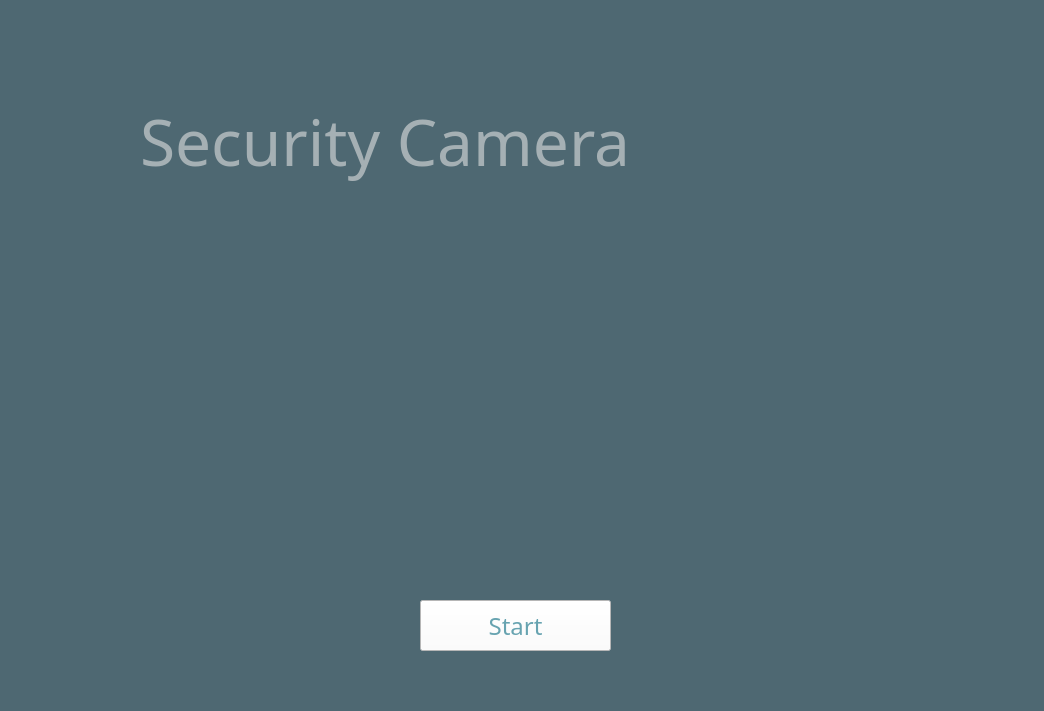
<?xml version="1.0" encoding="UTF-8"?>
<ui version="4.0">
 <class>SecurityCameraStart</class>
 <widget class="QWidget" name="SecurityCameraStart">
  <property name="geometry">
   <rect>
    <x>0</x>
    <y>0</y>
    <width>1044</width>
    <height>711</height>
   </rect>
  </property>
  <property name="palette">
   <palette>
    <active>
     <colorrole role="WindowText">
      <brush brushstyle="SolidPattern">
       <color alpha="255">
        <red>0</red>
        <green>0</green>
        <blue>0</blue>
       </color>
      </brush>
     </colorrole>
     <colorrole role="Button">
      <brush brushstyle="SolidPattern">
       <color alpha="255">
        <red>78</red>
        <green>104</green>
        <blue>114</blue>
       </color>
      </brush>
     </colorrole>
     <colorrole role="Light">
      <brush brushstyle="SolidPattern">
       <color alpha="255">
        <red>187</red>
        <green>241</green>
        <blue>255</blue>
       </color>
      </brush>
     </colorrole>
     <colorrole role="Midlight">
      <brush brushstyle="SolidPattern">
       <color alpha="255">
        <red>155</red>
        <green>201</green>
        <blue>213</blue>
       </color>
      </brush>
     </colorrole>
     <colorrole role="Dark">
      <brush brushstyle="SolidPattern">
       <color alpha="255">
        <red>62</red>
        <green>81</green>
        <blue>86</blue>
       </color>
      </brush>
     </colorrole>
     <colorrole role="Mid">
      <brush brushstyle="SolidPattern">
       <color alpha="255">
        <red>82</red>
        <green>108</green>
        <blue>115</blue>
       </color>
      </brush>
     </colorrole>
     <colorrole role="Text">
      <brush brushstyle="SolidPattern">
       <color alpha="255">
        <red>0</red>
        <green>0</green>
        <blue>0</blue>
       </color>
      </brush>
     </colorrole>
     <colorrole role="BrightText">
      <brush brushstyle="SolidPattern">
       <color alpha="255">
        <red>255</red>
        <green>255</green>
        <blue>255</blue>
       </color>
      </brush>
     </colorrole>
     <colorrole role="ButtonText">
      <brush brushstyle="SolidPattern">
       <color alpha="255">
        <red>0</red>
        <green>0</green>
        <blue>0</blue>
       </color>
      </brush>
     </colorrole>
     <colorrole role="Base">
      <brush brushstyle="SolidPattern">
       <color alpha="255">
        <red>78</red>
        <green>104</green>
        <blue>114</blue>
       </color>
      </brush>
     </colorrole>
     <colorrole role="Window">
      <brush brushstyle="SolidPattern">
       <color alpha="255">
        <red>78</red>
        <green>104</green>
        <blue>114</blue>
       </color>
      </brush>
     </colorrole>
     <colorrole role="Shadow">
      <brush brushstyle="SolidPattern">
       <color alpha="255">
        <red>0</red>
        <green>0</green>
        <blue>0</blue>
       </color>
      </brush>
     </colorrole>
     <colorrole role="AlternateBase">
      <brush brushstyle="SolidPattern">
       <color alpha="255">
        <red>189</red>
        <green>208</green>
        <blue>213</blue>
       </color>
      </brush>
     </colorrole>
     <colorrole role="ToolTipBase">
      <brush brushstyle="SolidPattern">
       <color alpha="255">
        <red>255</red>
        <green>255</green>
        <blue>220</blue>
       </color>
      </brush>
     </colorrole>
     <colorrole role="ToolTipText">
      <brush brushstyle="SolidPattern">
       <color alpha="255">
        <red>0</red>
        <green>0</green>
        <blue>0</blue>
       </color>
      </brush>
     </colorrole>
    </active>
    <inactive>
     <colorrole role="WindowText">
      <brush brushstyle="SolidPattern">
       <color alpha="255">
        <red>0</red>
        <green>0</green>
        <blue>0</blue>
       </color>
      </brush>
     </colorrole>
     <colorrole role="Button">
      <brush brushstyle="SolidPattern">
       <color alpha="255">
        <red>78</red>
        <green>104</green>
        <blue>114</blue>
       </color>
      </brush>
     </colorrole>
     <colorrole role="Light">
      <brush brushstyle="SolidPattern">
       <color alpha="255">
        <red>187</red>
        <green>241</green>
        <blue>255</blue>
       </color>
      </brush>
     </colorrole>
     <colorrole role="Midlight">
      <brush brushstyle="SolidPattern">
       <color alpha="255">
        <red>155</red>
        <green>201</green>
        <blue>213</blue>
       </color>
      </brush>
     </colorrole>
     <colorrole role="Dark">
      <brush brushstyle="SolidPattern">
       <color alpha="255">
        <red>62</red>
        <green>81</green>
        <blue>86</blue>
       </color>
      </brush>
     </colorrole>
     <colorrole role="Mid">
      <brush brushstyle="SolidPattern">
       <color alpha="255">
        <red>82</red>
        <green>108</green>
        <blue>115</blue>
       </color>
      </brush>
     </colorrole>
     <colorrole role="Text">
      <brush brushstyle="SolidPattern">
       <color alpha="255">
        <red>0</red>
        <green>0</green>
        <blue>0</blue>
       </color>
      </brush>
     </colorrole>
     <colorrole role="BrightText">
      <brush brushstyle="SolidPattern">
       <color alpha="255">
        <red>255</red>
        <green>255</green>
        <blue>255</blue>
       </color>
      </brush>
     </colorrole>
     <colorrole role="ButtonText">
      <brush brushstyle="SolidPattern">
       <color alpha="255">
        <red>0</red>
        <green>0</green>
        <blue>0</blue>
       </color>
      </brush>
     </colorrole>
     <colorrole role="Base">
      <brush brushstyle="SolidPattern">
       <color alpha="255">
        <red>78</red>
        <green>104</green>
        <blue>114</blue>
       </color>
      </brush>
     </colorrole>
     <colorrole role="Window">
      <brush brushstyle="SolidPattern">
       <color alpha="255">
        <red>78</red>
        <green>104</green>
        <blue>114</blue>
       </color>
      </brush>
     </colorrole>
     <colorrole role="Shadow">
      <brush brushstyle="SolidPattern">
       <color alpha="255">
        <red>0</red>
        <green>0</green>
        <blue>0</blue>
       </color>
      </brush>
     </colorrole>
     <colorrole role="AlternateBase">
      <brush brushstyle="SolidPattern">
       <color alpha="255">
        <red>189</red>
        <green>208</green>
        <blue>213</blue>
       </color>
      </brush>
     </colorrole>
     <colorrole role="ToolTipBase">
      <brush brushstyle="SolidPattern">
       <color alpha="255">
        <red>255</red>
        <green>255</green>
        <blue>220</blue>
       </color>
      </brush>
     </colorrole>
     <colorrole role="ToolTipText">
      <brush brushstyle="SolidPattern">
       <color alpha="255">
        <red>0</red>
        <green>0</green>
        <blue>0</blue>
       </color>
      </brush>
     </colorrole>
    </inactive>
    <disabled>
     <colorrole role="WindowText">
      <brush brushstyle="SolidPattern">
       <color alpha="255">
        <red>62</red>
        <green>81</green>
        <blue>86</blue>
       </color>
      </brush>
     </colorrole>
     <colorrole role="Button">
      <brush brushstyle="SolidPattern">
       <color alpha="255">
        <red>78</red>
        <green>104</green>
        <blue>114</blue>
       </color>
      </brush>
     </colorrole>
     <colorrole role="Light">
      <brush brushstyle="SolidPattern">
       <color alpha="255">
        <red>187</red>
        <green>241</green>
        <blue>255</blue>
       </color>
      </brush>
     </colorrole>
     <colorrole role="Midlight">
      <brush brushstyle="SolidPattern">
       <color alpha="255">
        <red>155</red>
        <green>201</green>
        <blue>213</blue>
       </color>
      </brush>
     </colorrole>
     <colorrole role="Dark">
      <brush brushstyle="SolidPattern">
       <color alpha="255">
        <red>62</red>
        <green>81</green>
        <blue>86</blue>
       </color>
      </brush>
     </colorrole>
     <colorrole role="Mid">
      <brush brushstyle="SolidPattern">
       <color alpha="255">
        <red>82</red>
        <green>108</green>
        <blue>115</blue>
       </color>
      </brush>
     </colorrole>
     <colorrole role="Text">
      <brush brushstyle="SolidPattern">
       <color alpha="255">
        <red>62</red>
        <green>81</green>
        <blue>86</blue>
       </color>
      </brush>
     </colorrole>
     <colorrole role="BrightText">
      <brush brushstyle="SolidPattern">
       <color alpha="255">
        <red>255</red>
        <green>255</green>
        <blue>255</blue>
       </color>
      </brush>
     </colorrole>
     <colorrole role="ButtonText">
      <brush brushstyle="SolidPattern">
       <color alpha="255">
        <red>62</red>
        <green>81</green>
        <blue>86</blue>
       </color>
      </brush>
     </colorrole>
     <colorrole role="Base">
      <brush brushstyle="SolidPattern">
       <color alpha="255">
        <red>78</red>
        <green>104</green>
        <blue>114</blue>
       </color>
      </brush>
     </colorrole>
     <colorrole role="Window">
      <brush brushstyle="SolidPattern">
       <color alpha="255">
        <red>78</red>
        <green>104</green>
        <blue>114</blue>
       </color>
      </brush>
     </colorrole>
     <colorrole role="Shadow">
      <brush brushstyle="SolidPattern">
       <color alpha="255">
        <red>0</red>
        <green>0</green>
        <blue>0</blue>
       </color>
      </brush>
     </colorrole>
     <colorrole role="AlternateBase">
      <brush brushstyle="SolidPattern">
       <color alpha="255">
        <red>124</red>
        <green>162</green>
        <blue>172</blue>
       </color>
      </brush>
     </colorrole>
     <colorrole role="ToolTipBase">
      <brush brushstyle="SolidPattern">
       <color alpha="255">
        <red>255</red>
        <green>255</green>
        <blue>220</blue>
       </color>
      </brush>
     </colorrole>
     <colorrole role="ToolTipText">
      <brush brushstyle="SolidPattern">
       <color alpha="255">
        <red>0</red>
        <green>0</green>
        <blue>0</blue>
       </color>
      </brush>
     </colorrole>
    </disabled>
   </palette>
  </property>
  <property name="windowTitle">
   <string>Security Camera</string>
  </property>
  <property name="windowIcon">
   <iconset>
    <normaloff>../../.designer/backup/eye.png</normaloff>../../.designer/backup/eye.png</iconset>
  </property>
  <property name="styleSheet">
   <string notr="true">background-color:rgb(78,104,114)</string>
  </property>
  <widget class="QLabel" name="SecurityCameraLabelHome">
   <property name="geometry">
    <rect>
     <x>140</x>
     <y>20</y>
     <width>791</width>
     <height>241</height>
    </rect>
   </property>
   <property name="palette">
    <palette>
     <active>
      <colorrole role="WindowText">
       <brush brushstyle="SolidPattern">
        <color alpha="255">
         <red>165</red>
         <green>176</green>
         <blue>180</blue>
        </color>
       </brush>
      </colorrole>
      <colorrole role="Button">
       <brush brushstyle="SolidPattern">
        <color alpha="255">
         <red>78</red>
         <green>104</green>
         <blue>114</blue>
        </color>
       </brush>
      </colorrole>
      <colorrole role="Base">
       <brush brushstyle="SolidPattern">
        <color alpha="255">
         <red>78</red>
         <green>104</green>
         <blue>114</blue>
        </color>
       </brush>
      </colorrole>
      <colorrole role="Window">
       <brush brushstyle="SolidPattern">
        <color alpha="255">
         <red>78</red>
         <green>104</green>
         <blue>114</blue>
        </color>
       </brush>
      </colorrole>
     </active>
     <inactive>
      <colorrole role="WindowText">
       <brush brushstyle="SolidPattern">
        <color alpha="255">
         <red>165</red>
         <green>176</green>
         <blue>180</blue>
        </color>
       </brush>
      </colorrole>
      <colorrole role="Button">
       <brush brushstyle="SolidPattern">
        <color alpha="255">
         <red>78</red>
         <green>104</green>
         <blue>114</blue>
        </color>
       </brush>
      </colorrole>
      <colorrole role="Base">
       <brush brushstyle="SolidPattern">
        <color alpha="255">
         <red>78</red>
         <green>104</green>
         <blue>114</blue>
        </color>
       </brush>
      </colorrole>
      <colorrole role="Window">
       <brush brushstyle="SolidPattern">
        <color alpha="255">
         <red>78</red>
         <green>104</green>
         <blue>114</blue>
        </color>
       </brush>
      </colorrole>
     </inactive>
     <disabled>
      <colorrole role="WindowText">
       <brush brushstyle="SolidPattern">
        <color alpha="255">
         <red>62</red>
         <green>81</green>
         <blue>86</blue>
        </color>
       </brush>
      </colorrole>
      <colorrole role="Button">
       <brush brushstyle="SolidPattern">
        <color alpha="255">
         <red>78</red>
         <green>104</green>
         <blue>114</blue>
        </color>
       </brush>
      </colorrole>
      <colorrole role="Base">
       <brush brushstyle="SolidPattern">
        <color alpha="255">
         <red>78</red>
         <green>104</green>
         <blue>114</blue>
        </color>
       </brush>
      </colorrole>
      <colorrole role="Window">
       <brush brushstyle="SolidPattern">
        <color alpha="255">
         <red>78</red>
         <green>104</green>
         <blue>114</blue>
        </color>
       </brush>
      </colorrole>
     </disabled>
    </palette>
   </property>
   <property name="font">
    <font>
     <family>Century Gothic</family>
     <pointsize>48</pointsize>
     <weight>50</weight>
     <bold>false</bold>
    </font>
   </property>
   <property name="text">
    <string>Security Camera</string>
   </property>
  </widget>
  <widget class="QPushButton" name="Submit_button_Home">
   <property name="geometry">
    <rect>
     <x>420</x>
     <y>600</y>
     <width>191</width>
     <height>51</height>
    </rect>
   </property>
   <property name="palette">
    <palette>
     <active>
      <colorrole role="Button">
       <brush brushstyle="SolidPattern">
        <color alpha="255">
         <red>255</red>
         <green>255</green>
         <blue>255</blue>
        </color>
       </brush>
      </colorrole>
      <colorrole role="ButtonText">
       <brush brushstyle="SolidPattern">
        <color alpha="255">
         <red>103</red>
         <green>163</green>
         <blue>176</blue>
        </color>
       </brush>
      </colorrole>
      <colorrole role="Base">
       <brush brushstyle="SolidPattern">
        <color alpha="255">
         <red>255</red>
         <green>255</green>
         <blue>255</blue>
        </color>
       </brush>
      </colorrole>
      <colorrole role="Window">
       <brush brushstyle="SolidPattern">
        <color alpha="255">
         <red>255</red>
         <green>255</green>
         <blue>255</blue>
        </color>
       </brush>
      </colorrole>
     </active>
     <inactive>
      <colorrole role="Button">
       <brush brushstyle="SolidPattern">
        <color alpha="255">
         <red>255</red>
         <green>255</green>
         <blue>255</blue>
        </color>
       </brush>
      </colorrole>
      <colorrole role="ButtonText">
       <brush brushstyle="SolidPattern">
        <color alpha="255">
         <red>103</red>
         <green>163</green>
         <blue>176</blue>
        </color>
       </brush>
      </colorrole>
      <colorrole role="Base">
       <brush brushstyle="SolidPattern">
        <color alpha="255">
         <red>255</red>
         <green>255</green>
         <blue>255</blue>
        </color>
       </brush>
      </colorrole>
      <colorrole role="Window">
       <brush brushstyle="SolidPattern">
        <color alpha="255">
         <red>255</red>
         <green>255</green>
         <blue>255</blue>
        </color>
       </brush>
      </colorrole>
     </inactive>
     <disabled>
      <colorrole role="Button">
       <brush brushstyle="SolidPattern">
        <color alpha="255">
         <red>255</red>
         <green>255</green>
         <blue>255</blue>
        </color>
       </brush>
      </colorrole>
      <colorrole role="ButtonText">
       <brush brushstyle="SolidPattern">
        <color alpha="255">
         <red>62</red>
         <green>81</green>
         <blue>86</blue>
        </color>
       </brush>
      </colorrole>
      <colorrole role="Base">
       <brush brushstyle="SolidPattern">
        <color alpha="255">
         <red>255</red>
         <green>255</green>
         <blue>255</blue>
        </color>
       </brush>
      </colorrole>
      <colorrole role="Window">
       <brush brushstyle="SolidPattern">
        <color alpha="255">
         <red>255</red>
         <green>255</green>
         <blue>255</blue>
        </color>
       </brush>
      </colorrole>
     </disabled>
    </palette>
   </property>
   <property name="font">
    <font>
     <family>Century Gothic</family>
     <pointsize>18</pointsize>
    </font>
   </property>
   <property name="styleSheet">
    <string notr="true">background-color:rgb(255,255,255)</string>
   </property>
   <property name="text">
    <string>Start</string>
   </property>
  </widget>
  <widget class="QLabel" name="Lock_label_Main">
   <property name="geometry">
    <rect>
     <x>350</x>
     <y>240</y>
     <width>321</width>
     <height>311</height>
    </rect>
   </property>
   <property name="palette">
    <palette>
     <active>
      <colorrole role="Button">
       <brush brushstyle="SolidPattern">
        <color alpha="255">
         <red>78</red>
         <green>104</green>
         <blue>114</blue>
        </color>
       </brush>
      </colorrole>
      <colorrole role="Base">
       <brush brushstyle="SolidPattern">
        <color alpha="255">
         <red>78</red>
         <green>104</green>
         <blue>114</blue>
        </color>
       </brush>
      </colorrole>
      <colorrole role="Window">
       <brush brushstyle="SolidPattern">
        <color alpha="255">
         <red>78</red>
         <green>104</green>
         <blue>114</blue>
        </color>
       </brush>
      </colorrole>
     </active>
     <inactive>
      <colorrole role="Button">
       <brush brushstyle="SolidPattern">
        <color alpha="255">
         <red>78</red>
         <green>104</green>
         <blue>114</blue>
        </color>
       </brush>
      </colorrole>
      <colorrole role="Base">
       <brush brushstyle="SolidPattern">
        <color alpha="255">
         <red>78</red>
         <green>104</green>
         <blue>114</blue>
        </color>
       </brush>
      </colorrole>
      <colorrole role="Window">
       <brush brushstyle="SolidPattern">
        <color alpha="255">
         <red>78</red>
         <green>104</green>
         <blue>114</blue>
        </color>
       </brush>
      </colorrole>
     </inactive>
     <disabled>
      <colorrole role="Button">
       <brush brushstyle="SolidPattern">
        <color alpha="255">
         <red>78</red>
         <green>104</green>
         <blue>114</blue>
        </color>
       </brush>
      </colorrole>
      <colorrole role="Base">
       <brush brushstyle="SolidPattern">
        <color alpha="255">
         <red>78</red>
         <green>104</green>
         <blue>114</blue>
        </color>
       </brush>
      </colorrole>
      <colorrole role="Window">
       <brush brushstyle="SolidPattern">
        <color alpha="255">
         <red>78</red>
         <green>104</green>
         <blue>114</blue>
        </color>
       </brush>
      </colorrole>
     </disabled>
    </palette>
   </property>
   <property name="text">
    <string/>
   </property>
   <property name="pixmap">
    <pixmap>lock.png</pixmap>
   </property>
   <property name="scaledContents">
    <bool>true</bool>
   </property>
  </widget>
 </widget>
 <resources/>
 <connections/>
</ui>
